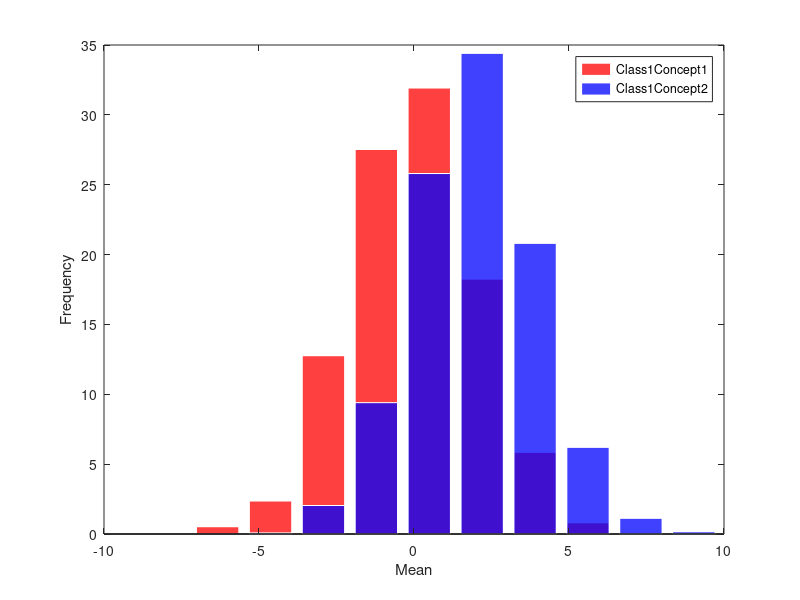
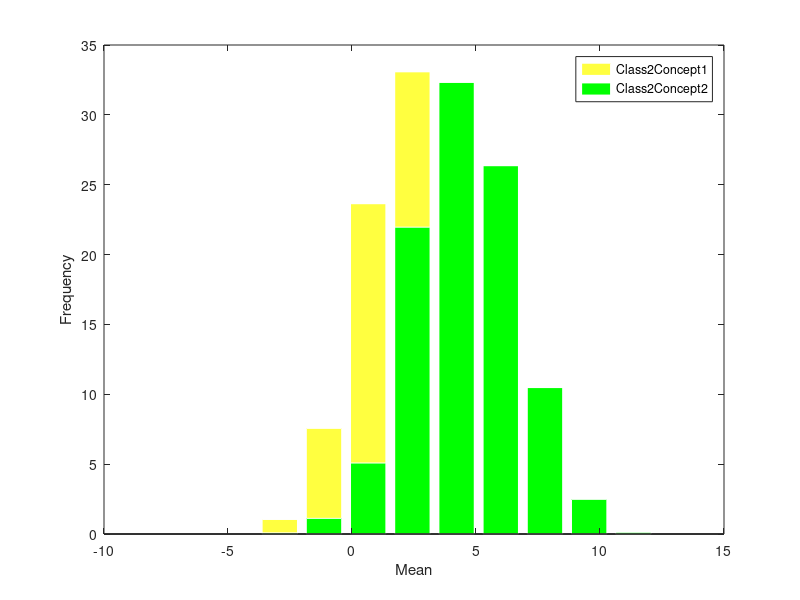

The MATLAB script that drew these images, in order: (Note: this script raises an error after producing the figures.)
function [datasetAllConcepts] = generate_scalar1()
% function [datasetAllConcepts,datasetAllConceptsWithLabels] = generate_scalar1()

%Data generation according to Scalar_1
datasetSize=10000;
sizeClass1Concept1=datasetSize/4;
sizeClass1Concept2=datasetSize/4;
sizeClass2Concept1=datasetSize/4;
sizeClass2Concept2=datasetSize/4;

meanClass1Concept1=0;
varianceClass1Concept1=4;
meanClass1Concept2=2;
varianceClass1Concept2=4;
meanClass2Concept1=2.5;
varianceClass2Concept1=4;
meanClass2Concept2=4.5;
varianceClass2Concept2=4;

dataClass1Concept1=meanClass1Concept1+randn(sizeClass1Concept1,1)*sqrt(varianceClass1Concept1);
dataClass1Concept2=meanClass1Concept2+randn(sizeClass1Concept2,1)*sqrt(varianceClass1Concept2);
dataClass2Concept1=meanClass2Concept1+randn(sizeClass2Concept1,1)*sqrt(varianceClass2Concept1);
dataClass2Concept2=meanClass2Concept2+randn(sizeClass2Concept2,1)*sqrt(varianceClass2Concept2);

dataClass1Concept1(:,2)=1;
dataClass1Concept2(:,2)=1;
dataClass2Concept1(:,2)=2;
dataClass2Concept2(:,2)=2;

allDataClass1=[dataClass1Concept1(:,1);dataClass1Concept2(:,1)];
allDataClass2=[dataClass2Concept1(:,1);dataClass2Concept2(:,1)];
[~,centers1]=hist(allDataClass1);
[~,centers2]=hist(allDataClass2);

[t1,~]=hist(dataClass1Concept1(:,1), centers1);
[t2,~]=hist(dataClass1Concept2(:,1), centers1);
[t3,~]=hist(dataClass2Concept1(:,1), centers2);
[t4,~]=hist(dataClass2Concept2(:,1), centers2);

t1=t1/sum(t1)*100;
t2=t2/sum(t2)*100;
t3=t3/sum(t3)*100;
t4=t4/sum(t4)*100;


f1=figure;
set(f1, 'visible','off');
b1=bar(centers1,t1,'FaceColor','r','EdgeColor','w');
h1=findobj(gca,'Type','patch');
set(h1,'facealpha',0.75);
hold on
b2=bar(centers1,t2,'FaceColor','b','EdgeColor','w');
h2=findobj(gca,'Type','patch');
set(h2,'facealpha',0.75);
legend([b1 b2],{'Class1Concept1','Class1Concept2'});
ylabel('Frequency');
xlabel('Mean');
% saveas(f1, 'Class1', 'png');

f2=figure;
set(f2, 'visible','off');
b3=bar(centers2,t3,'FaceColor','y','EdgeColor','w');
h3=findobj(gca,'Type','patch');
set(h3,'facealpha',0.75);
hold on
b4=bar(centers2,t4,'FaceColor','g','EdgeColor','w');
legend([b3 b4],{'Class2Concept1','Class2Concept2'});
ylabel('Frequency');
xlabel('Mean');
% saveas(f2, 'Class2', 'png');

allDataConcept1=[dataClass1Concept1;dataClass2Concept1];
allDataConcept2=[dataClass1Concept2;dataClass2Concept2];

allDataConcept12=allDataConcept1(randperm(size(allDataConcept1,1)),:);
allDataConcept22=allDataConcept2(randperm(size(allDataConcept2,1)),:);

% datasetAllConcepts=[allDataConcept12;allDataConcept22];

%PrTools format
datasetConcept1=dataset(allDataConcept12(:,1),allDataConcept12(:,2));
datasetConcept2=dataset(allDataConcept22(:,1),allDataConcept22(:,2));

datasetAllConcepts=[datasetConcept1; datasetConcept2];
% datasetAllConcepts=set(datasetAllConcepts,'prior',0);

% datasetAllConceptsWithLabels=datasetAllConcepts;
% vet=datasetAllConcepts.nlab;
% aux=1:size(vet,1);
% aux=aux(mod(aux,5)~=0);
% vet(aux)=NaN;
% datasetAllConcepts.nlab=vet;

